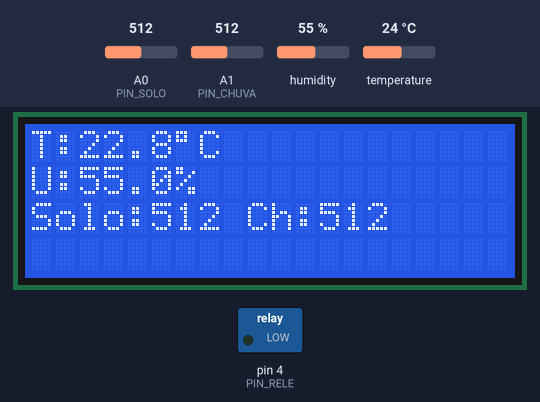
Simulated run of this sketch. Board: Arduino Uno, built with avr-gcc and run on an emulated ATmega328P. Shown: 20×4 character LCD, switched loads named in the sketch (green lamp = pin HIGH). The inputs (shaded band) are chosen by the test bench; at power-on: humidity 55 %, A0 (PIN_SOLO) = 512, A1 (PIN_CHUVA) = 512, temperature 24 °C. WiFi joins after 1.5 s; servers stay silent unless stated; what the sketch prints to the serial monitor is not drawn.

Above: at 4.7 s.
4.8 s: humidity set to 22 %
At 11.9 s:
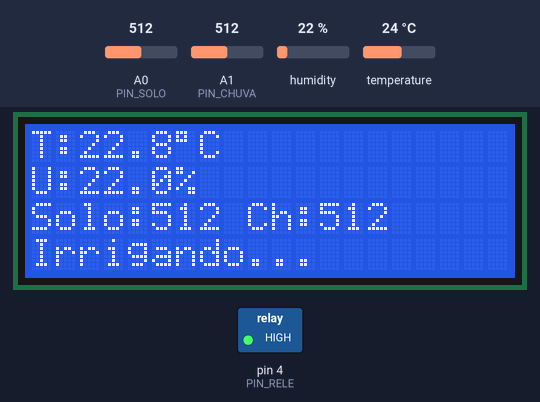
12.1 s: A0 (PIN_SOLO) set to 716
At 18.1 s:
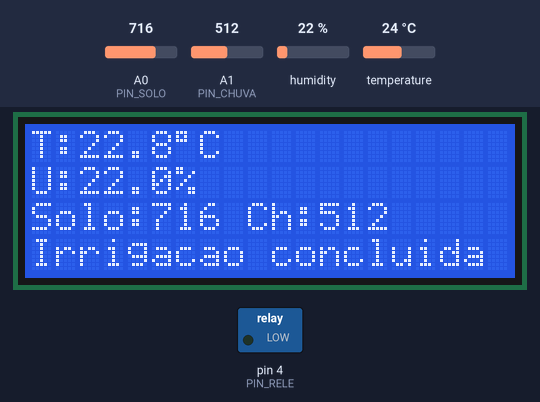
19.0 s: A1 (PIN_CHUVA) set to 716
At 22.2 s:
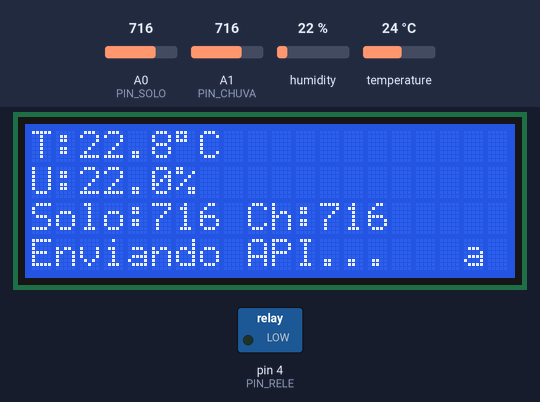
23.8 s: temperature set to 12 °C
At 29.3 s:
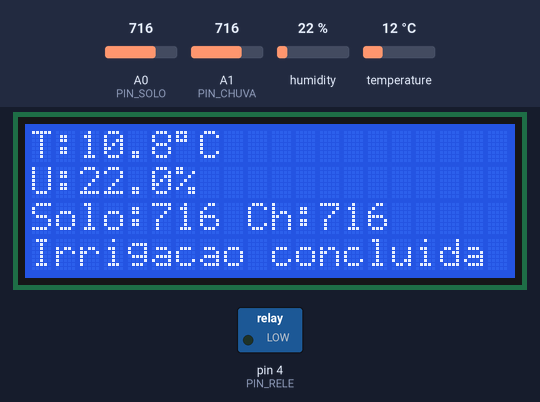
29.8 s: A0 (PIN_SOLO) set to 992
At 31.0 s:
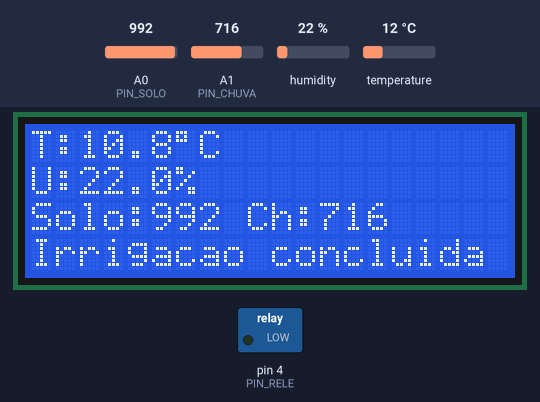
34.0 s: A1 (PIN_CHUVA) set to 992
At 40.4 s:
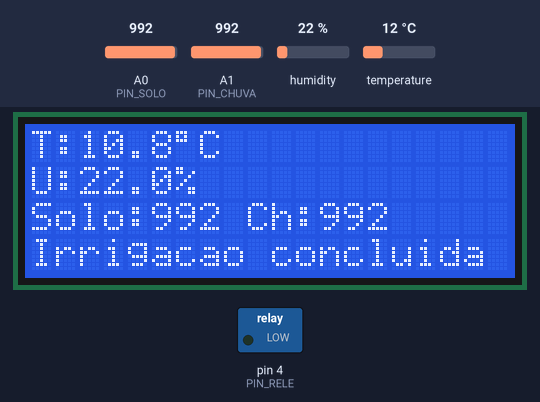
Timing chart, 0 to 41.7 s (numbered marks = the images above; inputs shaded):
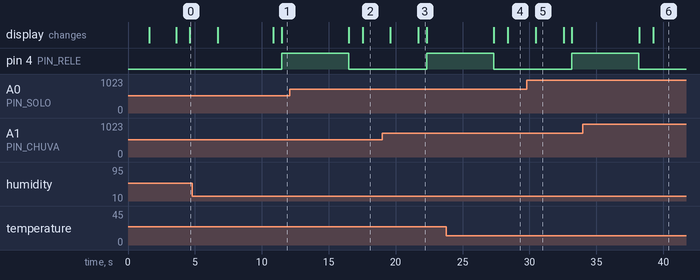

Measured:
- after the input at 12.1 s, the display: first differs from a run without the input after 5.4 s (image 2)
- after the input at 23.8 s, the display: first differs from a run without the input after 4.6 s (image 4)
- after the input at 34.0 s, the display: first differs from a run without the input after 5.2 s (image 6)
- what the display in image 3 shows lasts 0.6 s, from 21.7 s to 22.3 s
- what the display in image 5 shows lasts 2.0 s, from 30.5 s to 32.5 s

The sketch:

codigoarduinoapidht22lcd.ino
```cpp
#include <Wire.h>
#include <LiquidCrystal_I2C.h>
#include <DHT.h>
#include <SPI.h>
#include <Ethernet.h>

// ==== LCD I2C ====
#define LCD_ADDR 0x27
#define LCD_COLS 20
#define LCD_ROWS 4
LiquidCrystal_I2C lcd(LCD_ADDR, LCD_COLS, LCD_ROWS);

// ==== Sensor DHT22 ====
#define DHTPIN 2
#define DHTTYPE DHT22
DHT dht(DHTPIN, DHTTYPE);

// ==== Sensores analógicos ====
#define PIN_SOLO A0
#define PIN_CHUVA A1

// ==== Relé de irrigação ====
#define PIN_RELE 4
#define TEMPO_IRRIGACAO 5000  // 5 segundos

// ==== Ethernet ====
byte mac[] = { 0xDE, 0xAD, 0xBE, 0xEF, 0xFE, 0xED };
EthernetClient client;
const char server[] = "192.168.2.14";
const int serverPort = 8564;

// ==== Intervalo de envio ====
const unsigned long sendInterval = 10000UL;
unsigned long lastSend = 0;

// ==== Média e calibração ====
const int N_SAMPLES = 5;
const float TEMP_OFFSET = -1.2;

void setup() {
  Serial.begin(9600);
  Wire.begin();
  lcd.init();
  lcd.backlight();
  dht.begin();
  pinMode(PIN_RELE, OUTPUT);
  digitalWrite(PIN_RELE, LOW); // relé desligado no início

  if (Ethernet.begin(mac) == 0) {
    Serial.println("Falha no DHCP");
  } else {
    Serial.print("IP local: ");
    Serial.println(Ethernet.localIP());
  }

  lcd.setCursor(0, 0);
  lcd.print("Inicializando...");
  delay(2000);
  lcd.clear();
}

void loop() {
  // ======= Leitura do DHT22 (média) =======
  float sumT = 0, sumH = 0;
  int valid = 0;
  for (int i = 0; i < N_SAMPLES; i++) {
    float h = dht.readHumidity();
    float t = dht.readTemperature();
    if (!isnan(h) && !isnan(t)) {
      sumH += h;
      sumT += t;
      valid++;
    }
    delay(200);
  }
  float tMed = valid ? (sumT / valid) + TEMP_OFFSET : NAN;
  float hMed = valid ? sumH / valid : NAN;

  // ======= Leitura do solo e chuva =======
  int solo = analogRead(PIN_SOLO);
  int chuva = analogRead(PIN_CHUVA);

  // ======= Exibição no LCD =======
  lcd.setCursor(0, 0);
  lcd.print("T:");
  isnan(tMed) ? lcd.print("---.-") : lcd.print(tMed, 1);
  lcd.print((char)223); lcd.print("C ");

  lcd.setCursor(0, 1);
  lcd.print("U:");
  isnan(hMed) ? lcd.print("--.-%") : lcd.print(hMed, 1), lcd.print("% ");

  lcd.setCursor(0, 2);
  lcd.print("Solo:"); lcd.print(solo);
  lcd.print(" Ch:"); lcd.print(chuva);

  // ======= Envio e irrigação =======
  if (millis() - lastSend >= sendInterval) {
    lastSend = millis();
    lcd.setCursor(0, 3);
    lcd.print("Enviando API...   ");
    if (!isnan(tMed) && !isnan(hMed)) sendToApi(tMed, hMed, 1);
    sendToApi(solo, 0, 2);
    sendToApi(chuva, 0, 3);

    // === Aciona irrigação ===
    irrigar();
  }
}

// ==== Envio para API ====
void sendToApi(float leitura1, float leitura2, int idDispositivo) {
  if (client.connect(server, serverPort)) {
    String json = String("{") +
      "\"leitura1\":" + String(leitura1, 2);
    if (leitura2 != 0) {
      json += ",\"leitura2\":" + String(leitura2, 2);
    }
    json += "}";

    client.println("POST /api/leituras/" + String(idDispositivo) + " HTTP/1.1");
    client.print("Host: ");
    client.print(server);
    client.print(":");
    client.println(serverPort);
    client.println("Content-Type: application/json");
    client.print("Content-Length: ");
    client.println(json.length());
    client.println();
    client.print(json);
    client.stop();

    Serial.print("Enviado ID ");
    Serial.print(idDispositivo);
    Serial.print(": ");
    Serial.println(json);
  } else {
    Serial.println("Falha na conexão com API.");
  }
}

// ==== Irrigação (aciona o relé) ====
void irrigar() {
  Serial.println("Iniciando irrigação...");
  lcd.setCursor(0, 3);
  lcd.print("Irrigando...       ");
  digitalWrite(PIN_RELE, HIGH);
  delay(TEMPO_IRRIGACAO);
  digitalWrite(PIN_RELE, LOW);
  lcd.setCursor(0, 3);
  lcd.print("Irrigacao concluida");
}
```
